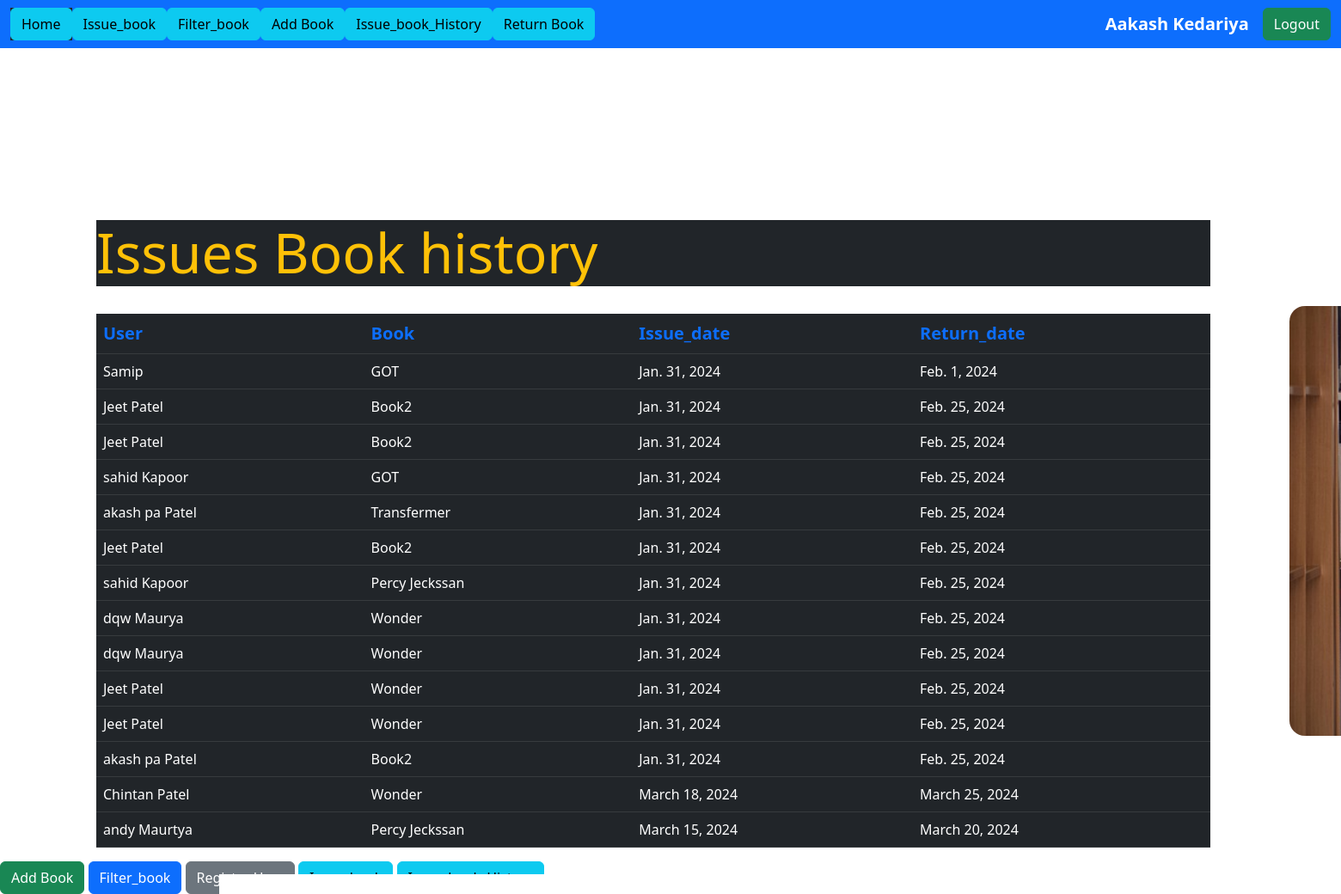
The app's page /issues_book_histry/ (signed in) with its own data.
### App/models.py (models this page shows)
class CustomUser(AbstractUser):
    username = models.CharField(max_length=50)
    address = models.CharField(max_length = 200)
    email = models.EmailField(max_length=20, unique=True)
    is_active = models.BooleanField(default=True)
    USERNAME_FIELD = 'email'
    REQUIRED_FIELDS = []
    objects = Usermanager()

class IssuedBook(models.Model):
    user_id = models.ForeignKey(CustomUser, on_delete=models.CASCADE)
    book_id = models.ForeignKey(Book, on_delete=models.CASCADE)
    issue_date = models.DateField(default=date.today(), blank=False)
    return_date = models.DateField(blank=True, null=True)

class Book(models.Model):
    book_name = models.CharField(max_length=150)
    author_name = models.CharField(max_length=200)
    quantity = models.IntegerField(default=1)
    subject = models.CharField(max_length=200,blank = True)

### App/views.py (the view)
# urls.py: path('issues_book_histry/',views.issues_book_histry,name = 'issues_book_histry'),
@login_required(login_url="login")
def issues_book_histry(request) :
    if request.method == 'GET' :
        book_data = IssuedBook.objects.all()
    return render(request,"issue_book_histry.html",{'book_data' : book_data })

### App/templates/issue_book_histry.html (shortened to what this page needs)
{% extends 'base.html' %}
{% block content %}
{% load static %}
<form action="" method="POST">
<img src="{% static 'images/college.jpg' %}" style="margin-left: 1500px; margin-top: 300px; border-radius: 18px; width: 750px; height: 500px;" >
<div class="container" style="margin-right: 900px; margin-top: -600px; margin-left: 100px;">
    <h2 class="text-warning bg-dark" style="font-size: 400%;"> Issues Book history</h2>
     <br>
    <table class="table table-dark table-hover">
      <thead class="text-primary" style="font-size: 20px;">
        <tr>
          <th>User</th>
          <th>Book</th>
          <th>Issue_date</th>
          <th>Return_date</th>
        </tr>
      </thead>
      <tbody>
        {% for dt in book_data %}
        <tr>
          <td>{{dt.user_id.username}}  {{dt.user_id.last_name}}</td>
          <td>{{dt.book_id.book_name}}</td>
          <td>{{dt.issue_date}}</td>
          <td>{{dt.return_date}}</td>
        </tr>
        {% endfor %}
      </tbody>
    </table>
  </div>
</form>
<a href="{% url 'add-book' %}" class="sm-2 btn btn-success" >Add Book</a>
<a href="{% url 'filter_book' %}" class="btn btn-primary" >Filter_book</a>
<a href="{% url 'register' %}" class="sm-2 btn btn-secondary" >Register User</a>
<a href="{% url 'issue_bk' %}" class="btn btn-info" >Issue_book</a>
<a href="{% url 'issues_book_histry' %}" class="btn btn-info" >Issue_book_History</a>
{% endblock %}

### App/templates/base.html (shortened to what this page needs)
{% load static %}
<!DOCTYPE html>
<html lang="en">
<head>
   <link href="https://cdn.jsdelivr.net/npm/bootstrap@5.2.3/dist/css/bootstrap.min.css" rel="stylesheet">
</head>
<body>
   <nav class="navbar navbar-expand-lg bg-body-light,navbar navbar-dark bg-primary">
       <div class="container-fluid">
           <div class="collapse navbar-collapse" id="navbarSupportedContent">
               <ul class="navbar-nav me-auto mb-2 mb-lg-0">
                   {% if not user.is_authenticated %}
                   <li class="nav-item">
                       <a class="nav-link btn btn-info" href="{% url 'login' %}">Login</a>
                   </li>
                   <li class="nav-item">
                       <a class="nav-link btn btn-info" href="{% url 'register' %}">Register</a>
                   </li>
                   {% else %}
                   <li class="nav-item bg-dark">
                    <a href="{% url 'show_book' %}" class="btn btn-info" >Home</a>
                   </li>
                   <li class="nav-item">
                        <a href="{% url 'issue_bk' %}" class="btn btn-info" >Issue_book</a>
                   </li>
                   <li class="nav-item">
                    <a href="{% url 'filter_book' %}" class="btn btn-info" >Filter_book</a>
                   </li>
                   <li class="nav-item">
                    <a href="{% url 'add-book' %}" class="sm-2 btn btn-info" >Add Book</a>
                   </li>
                   <li class="nav-item">
                    <a href="{% url 'issues_book_histry' %}" class="btn btn-info" >Issue_book_History</a>
                   </li>
                   <li class="nav-item">
                    <a href="{% url 'return_book' %}" class="btn btn-info" >Return Book</a>
                   </li>
                   {% endif %}
               </ul>
           </div>
           {% if user.is_authenticated %}
           <a class="navbar-brand fw-bold " href="#"> {{request.user.first_name}}  {{request.user.last_name}}</a>
            <a href="{% url 'logout' %}" class="sm-2 btn btn-success" >Logout</a>
           {% endif %}
       </div>
   </nav>
   {% block content %}
   {% endblock %}
</body>
</html>

### App/templates/base.html (style rules this page uses)
body { background-color: linear-gradient(#89b4f4, #cf7ade); background-repeat: no-repeat; background-size: cover; }

### records on screen
CustomUser: user.first_name "Aakash", user.last_name "Kedariya"
IssuedBook: user_id.username "Samip", book_id.book_name "GOT", issue_date "Jan. 31, 2024", return_date "Feb. 1, 2024"
IssuedBook: user_id.username "Jeet", user_id.last_name "Patel", book_id.book_name "Book2", issue_date "Jan. 31, 2024", return_date "Feb. 25, 2024"
IssuedBook: user_id.username "Jeet", user_id.last_name "Patel", book_id.book_name "Book2", issue_date "Jan. 31, 2024", return_date "Feb. 25, 2024"
IssuedBook: user_id.username "sahid", user_id.last_name "Kapoor", book_id.book_name "GOT", issue_date "Jan. 31, 2024", return_date "Feb. 25, 2024"
IssuedBook: user_id.username "akash pa", user_id.last_name "Patel", book_id.book_name "Transfermer", issue_date "Jan. 31, 2024", return_date "Feb. 25, 2024"
IssuedBook: user_id.username "Jeet", user_id.last_name "Patel", book_id.book_name "Book2", issue_date "Jan. 31, 2024", return_date "Feb. 25, 2024"
IssuedBook: user_id.username "sahid", user_id.last_name "Kapoor", book_id.book_name "Percy Jeckssan", issue_date "Jan. 31, 2024", return_date "Feb. 25, 2024"
IssuedBook: user_id.username "dqw", user_id.last_name "Maurya", book_id.book_name "Wonder", issue_date "Jan. 31, 2024", return_date "Feb. 25, 2024"
IssuedBook: user_id.username "dqw", user_id.last_name "Maurya", book_id.book_name "Wonder", issue_date "Jan. 31, 2024", return_date "Feb. 25, 2024"
IssuedBook: user_id.username "Jeet", user_id.last_name "Patel", book_id.book_name "Wonder", issue_date "Jan. 31, 2024", return_date "Feb. 25, 2024"
IssuedBook: user_id.username "Jeet", user_id.last_name "Patel", book_id.book_name "Wonder", issue_date "Jan. 31, 2024", return_date "Feb. 25, 2024"
IssuedBook: user_id.username "akash pa", user_id.last_name "Patel", book_id.book_name "Book2", issue_date "Jan. 31, 2024", return_date "Feb. 25, 2024"
IssuedBook: user_id.username "Chintan", user_id.last_name "Patel", book_id.book_name "Wonder", issue_date "March 18, 2024", return_date "March 25, 2024"
IssuedBook: user_id.username "andy", user_id.last_name "Maurtya", book_id.book_name "Percy Jeckssan", issue_date "March 15, 2024", return_date "March 20, 2024"
